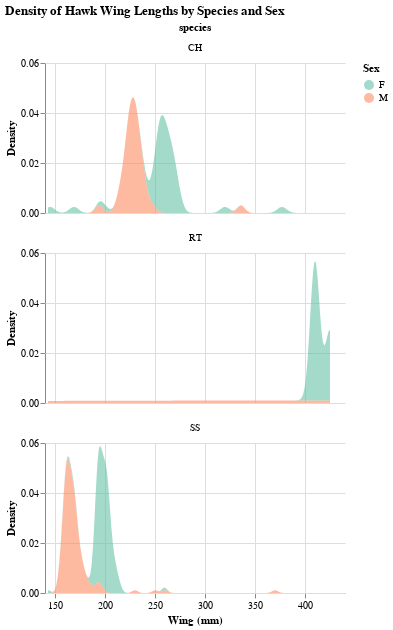

Notebook code for this chart:
### Markdown cell above
<div style="background-color: #d2e6f8ff; border-left:6px solid #9dcffaff; padding:15px; margin:15px 0;">

<h2>VIZ TASK: Faceted Density Plot - Wing distribution of hawks</h2>

<h3> You will first create the <code>density_base</code> chart as specified below and then you will create <code>density_facets_color</code> chart that builds on the base chart </h3>

<h4>DENSITY_BASE CHART Chart Specifications:</h4>
<ul>
  <li>Density transformation on <code>wing</code> and have it grouped by the <code>species</code> and <code>sex</code> attributes</li>
  <li><b>Mark:</b> <code>mark_area()</code> with opacity of 0.6</li>
  <li><b>X channel:</b> <code>wing</code> with title "Wing (mm)"</li>
  <li><b>Y channel:</b> <code>density</code> with title "Density"</li>
  <li><b>Color:</b> <code>sex</code> with title 'Sex' use the <code>set2</code> color scheme.</li>
  <li><b>Chart Properties:</b> Width = 300px, Height = 150px (per facet)</li>
</ul>

<h4>DENSITY_FACETS_COLOR Chart Specifications: </h4>

<ul>
  <li><b>Facet:</b> <code>species</code> in rows (or 1 column)
  <li><b>Title:</b> 'Density of Hawk Wing Lengths by Species and Sex' (one title for entire view)</li>
  <li><b>View configuration:</b> remove the stroke from the faceted charts</li>
</ul>

 The structure of density_facets_color chart should be as follows
    <pre><code>
    density_facets_color = density_base.facet(...).configure_view(...).properties(...)
    </code></pre>

</div>


_Points:_ 26

### Code cell
# Base density chart
density_base = alt.Chart(hawks).transform_density(
    "wing",
    as_ = ["wing", "density"],
    groupby = ["species", "sex"]
).mark_area(
    opacity = 0.6
).encode(
    alt.X("wing:Q", title = "Wing (mm)"),
    alt.Y("density:Q", title = "Density"),
    alt.Color("sex:N", title = "Sex", scale = alt.Scale(scheme = "set2"))
).properties(
    width = 300,
    height = 150)

# Facet by species
density_facets_color = density_base.facet(
    "species:N",
    columns = 1
).configure_view(
    stroke=None
).properties(
    title = 'Density of Hawk Wing Lengths by Species and Sex'
)

# Show chart
density_facets_color

### Figure 1 — Vega-Lite specification as saved in the notebook (floating-point values rounded to 4 significant figures; data arrays with more than 128 entries replaced by an {"elided": "..."} marker saying what was removed)
{"config": {"view": {"continuousWidth": 300, "continuousHeight": 300, "stroke": null}}, "data": {"name": "data-0bb60125521e568eb82fcf1f30ad4b33"}, "facet": {"field": "species", "type": "nominal"}, "spec": {"mark": {"type": "area", "opacity": 0.6}, "encoding": {"color": {"field": "sex", "scale": {"scheme": "set2"}, "title": "Sex", "type": "nominal"}, "x": {"field": "wing", "title": "Wing (mm)", "type": "quantitative"}, "y": {"field": "density", "title": "Density", "type": "quantitative"}}, "height": 150, "transform": [{"density": "wing", "groupby": ["species", "sex"], "as": ["wing", "density"]}], "width": 300}, "columns": 1, "title": "Density of Hawk Wing Lengths by Species and Sex", "$schema": "https://vega.github.io/schema/vega-lite/v5.20.1.json", "datasets": {"data-0bb60125521e568eb82fcf1f30ad4b33": {"elided": "332 records"}}}
